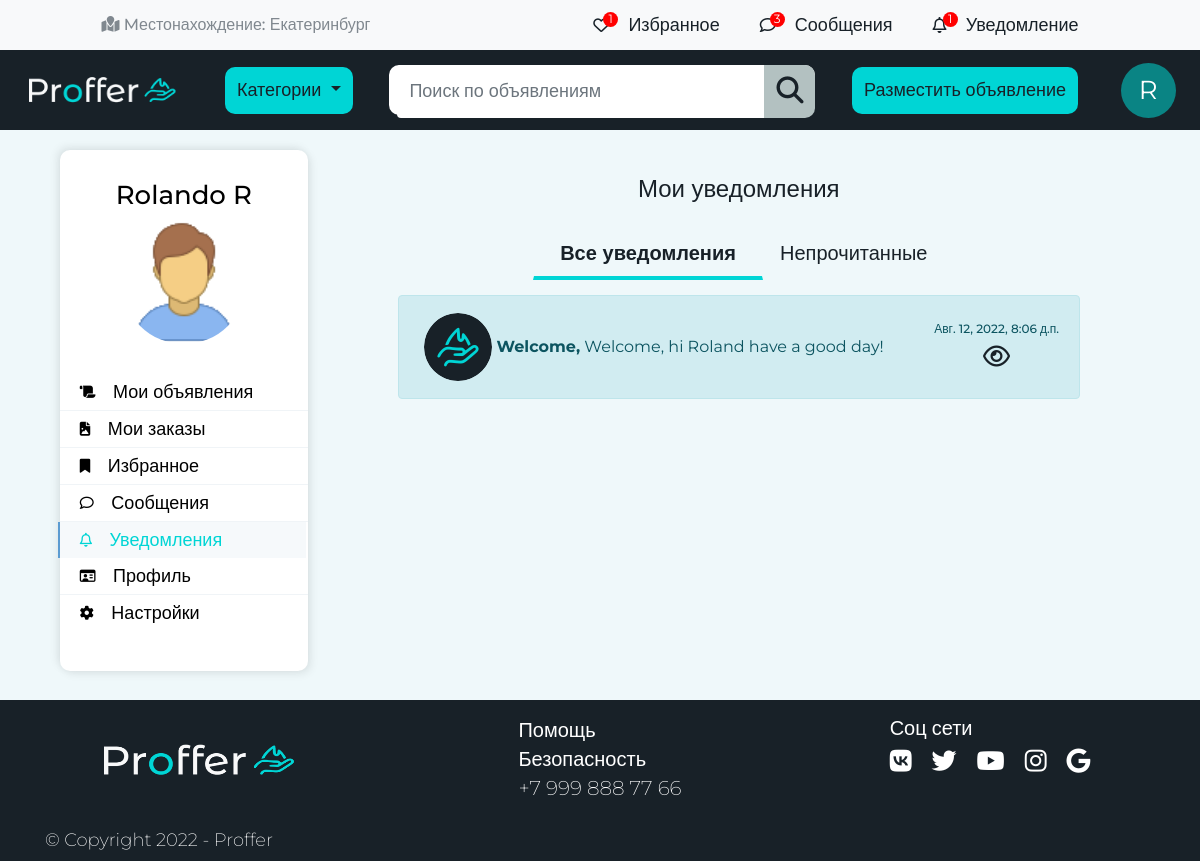
/accounts/profile_user/notifications (signed in), run on the app's committed database.
### oursite/models.py (models this page shows, shortened)
class ImageForUser(models.Model):
    user = models.ForeignKey(User, related_name='userPic', on_delete=models.CASCADE)
    image = models.ImageField(upload_to='products/%Y/%m/%d', default='../static/images/v20_51.png')
    userstr = str(user)

class Notifications(models.Model):
    members = models.ManyToManyField(User, verbose_name=_("Пользователь"))
    image = models.ImageField(upload_to='products/%Y/%m/%d', null=True, blank=True)
    title = models.CharField(max_length=200)
    clickbait = models.TextField()
    overview = models.TextField()
    url = models.CharField(max_length=200)
    pub_date = models.DateTimeField(_('Дата уведомления'), default=timezone.now)
    def get_absolute_url(self):
        return reverse('oursite:notification',
                       args=[self.id])

### oursite/views.py (the view)
# urls.py: path('accounts/profile_user/notifications', views.notifications, name='notifications'),
@login_required(login_url='/register')
def notifications(request):
    image = ImageForUser.objects.get(user=request.user)
    nots = Notifications.objects.filter(members__in=[request.user.id])
    return render(request, 'oursite/notifications.html', {'nots': nots,
                                                          'image': image})

### cart/context_processors.py (called while the page is built)
def cart(request):
    return {'cart': Cart(request)}

### oursite/templates/oursite/notifications.html (shortened to what this page needs)
{% extends "oursite/index.html" %}
{% load static %}
{% block content %}
{% load humanize %}
    <div class="container">
        <div class="profile">
            <div class="col-md-3">
                <div class="profile-sidebar">
                    <div class="profile-usertitle">
                        <div class="profile-usertitle-name">
                            {{ user.first_name }} {{ user.last_name.0 }}
                        </div>
                    </div>
                    <div class="profile-userpic">
                        <img src="{{ image.image.url }}" class="img-responsive" alt="">
                    </div>
                    <div class="profile-usermenu">
                        <ul class="nav">
                            <li><a class="dropdown-item" href="{% url 'oursite:profilee' %}">&nbsp;&nbsp;<i class="fa-solid fa-scroll"></i>&nbsp;&nbsp;Мои объявления</a></li>
                            <li><a class="dropdown-item" href="{% url 'oursite:profile_buying' %}">&nbsp;&nbsp;<i class="fa-solid fa-file-image"></i>&nbsp;&nbsp;Мои заказы</a></li>
                            <li><a class="dropdown-item" href="{% url 'cart:cart_detail' %}">&nbsp;&nbsp;<i class="fa-solid fa-bookmark"></i>&nbsp;&nbsp;Избранное</a></li>
                            <li><a class="dropdown-item" href="{% url 'oursite:dialogs' %}">&nbsp;&nbsp;<i class="fa-regular fa-comment"></i>&nbsp;&nbsp;Сообщения</a></li>
                            <li class=" active"><a class="dropdown-item" href="{% url 'oursite:notifications' %}">&nbsp;&nbsp;<i class="fa-regular fa-bell"></i>&nbsp;&nbsp;Уведомления</a></li>
                            <li><a class="dropdown-item" href="{% url 'oursite:profile_manage' %}">&nbsp;&nbsp;<i class="fa-regular fa-id-card"></i>&nbsp;&nbsp;Профиль</a></li>
                            <li><a class="dropdown-item" href="">&nbsp;&nbsp;<i class="fa-solid fa-gear"></i>&nbsp;&nbsp;Настройки</a></li>
                        </ul>
                    </div>
                </div>
            </div>
            <div class="col-md-9">
                <div class="profile-content">
                    <section id="tabs-profile">
                        <div class="row">
                            <div class="col-sm-12 ">
                                <div class="navTabFlex-profile">
                                 <h4 class="section-title">Мои уведомления</h4>
                                <nav>
                                    <div class="nav nav-tabs nav-fil" id="nav-tab" role="tablist">
                                        <a class="nav-item nav-link active" id="nav-home-tab" data-toggle="tab" href="#nav-home" role="tab" aria-controls="nav-home" aria-selected="true">Все уведомления</a>
                                        <a class="nav-item nav-link" id="nav-profile-tab" data-toggle="tab" href="#nav-profile" role="tab" aria-controls="nav-profile" aria-selected="false">Непрочитанные</a>
                                    </div>
                                </nav>
                                </div>
                                <div class="tab-content py-3 px-3 px-sm-0" id="nav-tabContent">
                                    <div class="tab-pane fade show active" id="nav-home" role="tabpanel" aria-labelledby="nav-home-tab">
                                        <div class="productContainer">
                                            <div class="row">
                                                <div class="col-md-12 chat-co notif-message">
                                                    <div class="panel panel-default">
                                                          <div class="panel-body">
                                                            {% for nott in nots %}
                                                              <div class="alert alert-info alert_block">
                                                                <div class="img_alert_text">
                                                                    <span class="alert_img"><img class="img-circle" src="{% static 'images/profferLogo.png' %}" width="68px" height="68px" alt="avatar"></span>
                                                                    <span class="alert_text"><strong class="default">{{ nott.title }},</strong> {{ nott.clickbait }}</span>
                                                                </div>
                                                                <div class="alert_action">
                                                                   <div class="alert_date"><h6>{{ nott.pub_date }}</h6></div>
                                                                   <span class="alert_view"><a href="{{ nott.get_absolute_url }}"><i class="fa-regular fa-eye" style="font-size:24px"></i></a></span>
                                                                </div>
                                                              </div>
                                                            {% endfor %}
                                                        </div>
                                                      </div>
                                                </div>
                                            </div>
                                        </div>
                                        </div>
                                </div>
                            </div>
                        </div>
                    </section>
                </div>
            </div>
        </div>
    </div>
{% endblock %}

### oursite/templates/oursite/index.html (shortened to what this page needs)
{% load static %}
<!DOCTYPE html>
<html lang="en">
<head>
    <link rel="stylesheet" href="https://maxcdn.bootstrapcdn.com/bootstrap/4.0.0-beta/css/bootstrap.min.css"
>
    <link rel="stylesheet" href="https://cdnjs.cloudflare.com/ajax/libs/font-awesome/6.1.2/css/all.min.css"
>
    <link rel="stylesheet" href="https://cdnjs.cloudflare.com/ajax/libs/slick-carousel/1.5.8/slick.min.css"
 />
    <link rel="stylesheet" href="https://cdnjs.cloudflare.com/ajax/libs/slick-carousel/1.5.8/slick-theme.min.css"
 />
    <link rel="stylesheet" href="{% static 'css/mystyle.css' %}">
    <link rel="stylesheet" href="{% static 'css/stylemobile.css' %}">
</head>
<body>
    <header class="fixed-top">
        <div class="topBarContainer">
            <div class="topbarLeft">
                <span class="localisation">
                    <i class="fa-solid fa-map-location topmapIcon"></i>
                    <span>Mестонахождение:</span>
                    <span class="btnCity"><a href="#" role="button">Екатеринбург</a></span>
                </span>
            </div>
            <div class="topbarCenter">
                <div class="topbarIcons">
                    <div class="topbarIconItem">
                        <a href="{% url 'cart:cart_detail' %}" class="linkItem">
                            <i class="fa-regular fa-heart iconItem"></i>
                            <span class="topbarIconBadge">1</span>
                            <span class="topbarIconTitle">Избранное</span>
                        </a>
                    </div>
                    <div class="topbarIconItem">
                        <a href="{% url 'oursite:dialogs' %}" class="linkItem">
                            <i class="fa-regular fa-comment iconItem"></i>
                            <span class="topbarIconBadge">3</span>
                            <span class="topbarIconTitle">Сообщения</span>
                        </a>
                    </div>
                    <div class="topbarIconItem">
                        <a href="{% url 'oursite:notifications' %}" class="linkItem">
                            <i class="fa-regular fa-bell iconItem"></i>
                            <span class="topbarIconBadge">1</span>
                            <span class="topbarIconTitle">Уведомление</span>
                        </a>
                    </div>
                </div>
            </div>
        </div>
        <div class="appBarContainer">
            <div class="headerLogo">
                <a href="{% url 'oursite:product_list' %}" class="headerLogoImg"><img
                        src="{% static 'images/logo.png' %}" alt="logoproffer"></a>
            </div>
            <div class="headerBtnCategory">
                <div class="btn-group show-on-hover choosecategoryhover">
                    <a class="btn btn-primary btnCategory dropdown-toggle" href="#" id="navbarDropdown" role="button"
                        aria-haspopup="true" aria-expanded="false">
                        Категории
                    </a>
                </div>
            </div>
            <div class="headerSearchBar">
                <form class="searchbar" role="search" action="{% url 'oursite:search' %}" method="get">
                    <div class="input-group ml-2">
                        <input type="text" class="form-control me-2 searchInput" aria-label="Small"
                            aria-describedby="inputGroup-sizing-sm" placeholder="Поиск по объявлениям" name="q">
                        <div class="input-group-append searchIcon">
                            <button type="button" class="btn btn-primary btnsearchIcon" name="q">
                                <i class="fa fa-search"></i>
                            </button>
                        </div>
                    </div>
                </form>
            </div>
            <div class="headerBtnAddItem">
                <a class="btn btn-primary btnCategory" href="{% url 'oursite:profile' %}" role="button">Разместить
                    объявление</a>
            </div>
            <ul class="nav navbar-nav headerAvatar">
                {% if request.user.is_authenticated %}
                <li class="dropdown">
                    <button type="button" class="dropdown bg-transparent border-0" data-toggle="dropdown">
                        <div class="nameAvatar"> {{ user.first_name.0 }}</div>
                    </button>
                </li>
                {% endif %}
            </ul>
        </div>
    </header>
    <div class="homeContainer">
        {% block content %}
        {% endblock %}
    </div>
    <section>
            <footer class="footer-page">
                <div class="footer-content">
                    <div class="row w-100 d-flex justify-content-between">
                        <div class="footer-left col-md-4 mt-md-0 mt-3">
                            <span><a href="{% url 'oursite:product_list' %}" class="footerLogoImg"><img src="{% static 'images/logo.png' %}" alt="logopro"></a></span>
                        </div>
                        <div class="footer-center col-md-4 mb-md-0 mb-3">
                            <ul class="footer-link list-unstyled mt-3">
                                <li>
                                  <a href="#!">Помощь</a>
                                </li>
                                <li>
                                  <a href="#!">Безопасность</a>
                                </li>
                                <li>
                                  <a href="#!">+7 999 888 77 66</a>
                                </li>
                            </ul>
                        </div>
                        <div class="footer-right col-md-4 mb-md-0 mb-3">
                           <ul class="footer-icon list-unstyled mt-3">
                                <li><h5 class="footer-title">Соц сети</h5></li>
                                <li>
                                    <span class="footer-icon"><a href="#"><i class="fa-brands fa-vk"></i></a><a href="#"><i class="fa-brands fa-twitter"></i></a><a href="#"><i class="fa-brands fa-youtube"></i></a><a href="#"><i class="fa-brands fa-instagram"></i></a><a href="#"><i class="fa-brands fa-google"></i></a></span>
                                </li>
                            </ul>
                        </div>
                    </div>
                    </div>
                    <div class="container">
                        <div class="row">
                            <div class="footer-copyright link col-md-12">
                                <div class="py-3">
                                    © Copyright 2022 - Proffer
                                </div>
                        </div>
                    </div>
                </div>
            </footer>
    </section>
</body>
</html>

### data on the page
ImageForUser: image (picture)
Notifications: title "Welcome", clickbait "Welcome, hi Roland have a good day!", pub_date "Авг. 12, 2022, 8:06 д.п."

### other printed values
{{ user.first_name.0 }} "R"
{{ user.first_name }} "Rolando"
{{ user.last_name.0 }} "R"
